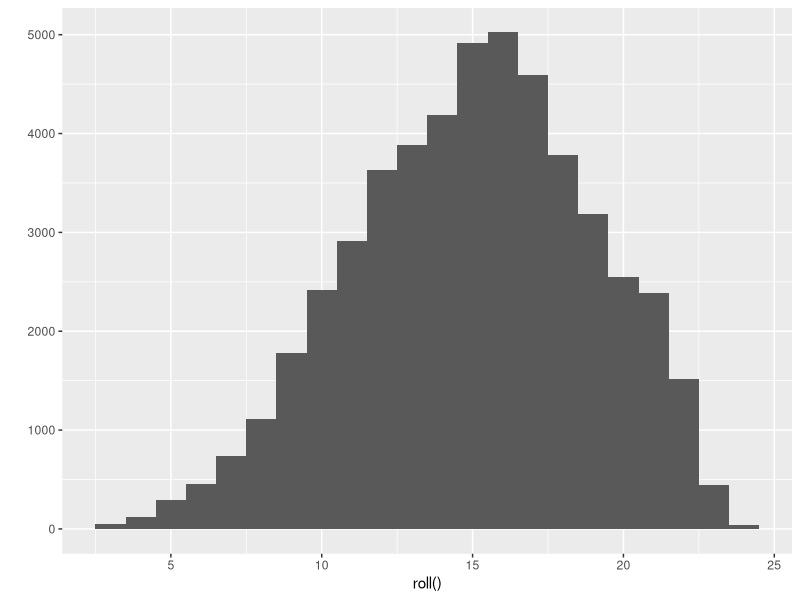

The R script that drew this image: (Note: this script raises an error after producing the figure.)
## ---- chunk 1
# load ggplot library for histogramm
library(ggplot2)

# roll function
roll <- function(max_rolls = 50000, sides = 1:8, num_of_dice = 3) {

  #function to roll three 8 sided dice one time
  roll_once <- function(){
    dice <- sample(sides, num_of_dice, replace = TRUE, prob = c(1/10, 1/10, 1/10, 1/10, 1/10, 1/10, 3/10, 1/10))
    sum(dice)
  }
  
  #replicate the dice roll 50000 times and store the result in the object rolls
  rolls <- replicate(max_rolls, roll_once())
  
  #return the value of rolls
  return(rolls)
}

#produce a histogramm of the results
qplot(roll(), binwidth =1)
## ---- chunk 2
#function, that rescales vector
rescale01 <- function(x) {
  
  #check if all inputs are numeric
  if (!is.numeric(x)) {
    stop("inputs must all be numeric")
  }
  
  #map -Inf to 0 und Inf to 1
  x[x == -Inf] <- 0
  x[x == Inf] <- 1
  
  #return rescaled vector
  return(x)
}

#test cases
  #numeric vector
  a <- c(1, 2, 3, 4, 5)
  
  #vector with -Inf and Inf
  b <- c(-Inf, 0, 2, 4, Inf)
  
  #vector with NA value
  c <- c(NA, 3, 5, 6, 9)
  
  #non numeric vector
  d <- c("a", "b", "c")
  
#test runs
rescale01(a)
rescale01(b)
rescale01(c)
rescale01(d)
## ---- chunk 3

## ---- chunk 4

## ---- chunk 5

